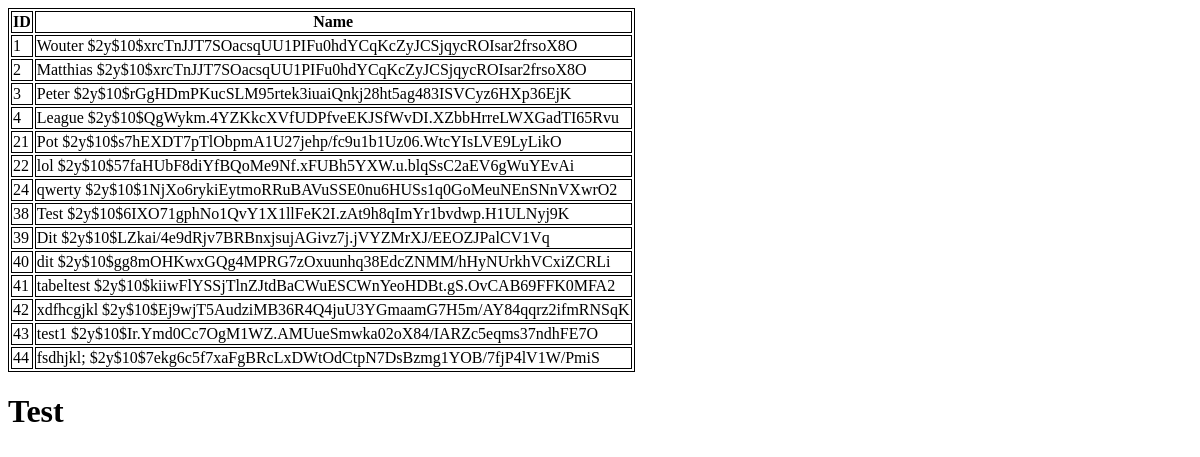
Page /test.php on the earlier database version.
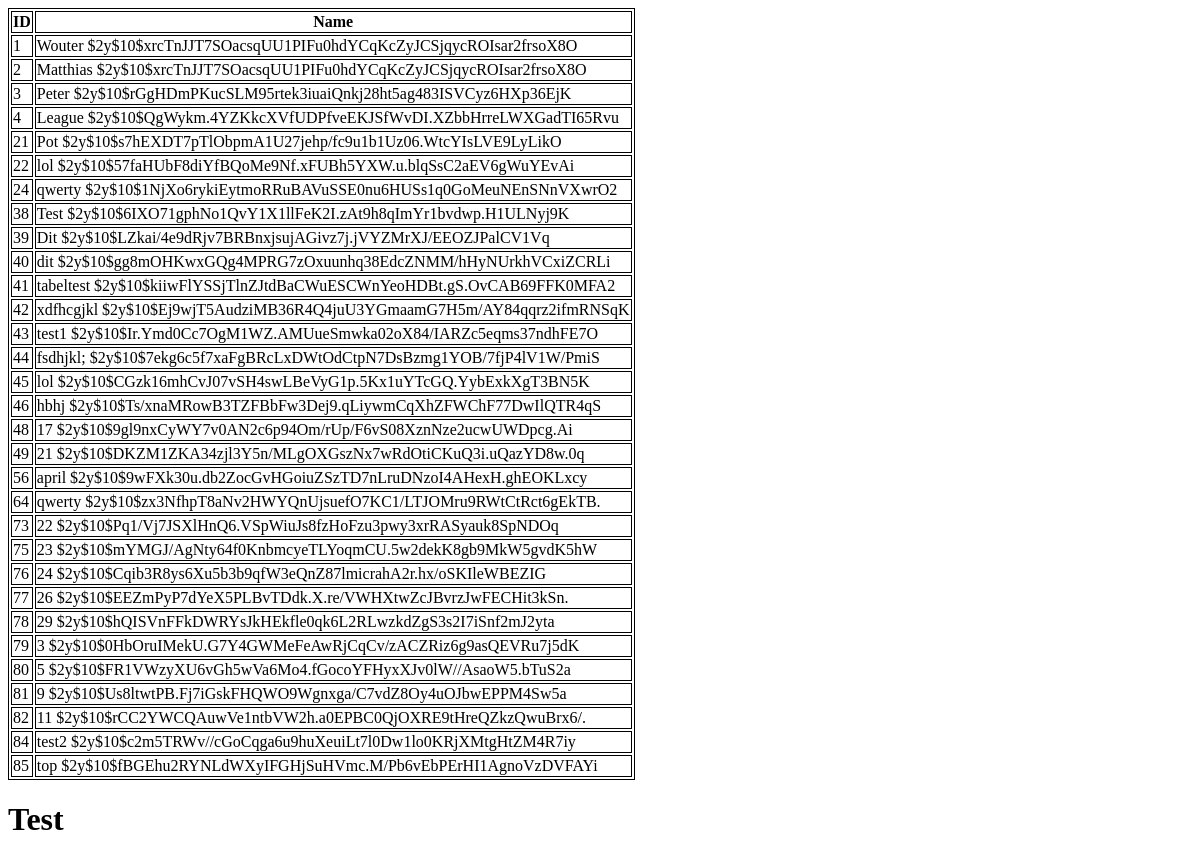
Same page on the later database version.
### tables this page shows
CREATE TABLE `gb_account` (
  `ID` int(11) NOT NULL,
  `Username` varchar(30) NOT NULL,
  `Password` varchar(255) NOT NULL,
  `Name` varchar(30) NOT NULL,
  `LastName` varchar(30) NOT NULL,
  `Bio` varchar(500) DEFAULT NULL
);

### test.php (the view, shortened to what this page needs)
<!DOCTYPE html>
<html>
<head>
</head>
<body>
<?php
$servername = "localhost";
$username = "root";
$password = "";
$dbname = "gamingbuddy";
$conn = new mysqli($servername, $username, $password, $dbname);
$sql = "SELECT ID, Name, Password FROM gb_account";
$result = $conn->query($sql);
if ($result->num_rows > 0) {
    echo "<table><tr><th>ID</th><th>Name</th></tr>";
    while($row = $result->fetch_assoc()) {
        echo "<tr><td>" . $row["ID"]. "</td><td>" . $row["Name"]. " " . $row["Password"]. "</td></tr>";
    }
    echo "</table>";
} else {
    echo "0 results";
}
?>
<h1>Test</h1>
<br>
</body>
</html>

### test.php (style rules this page uses)
table, th, td { border: 1px solid black; }

Differences in the rows shown:
added gb_account: ID "45", Name "lol", Password "$2y$10$CGzk16mhCvJ07vSH4swLBeVyG1p.5Kx1uYTcGQ.YybExkXgT3BN5K"
added gb_account: ID "46", Name "hbhj", Password "$2y$10$Ts/xnaMRowB3TZFBbFw3Dej9.qLiywmCqXhZFWChF77DwIlQTR4qS"
added gb_account: ID "48", Name "17", Password "$2y$10$9gl9nxCyWY7v0AN2c6p94Om/rUp/F6vS08XznNze2ucwUWDpcg.Ai"
added gb_account: ID "49", Name "21", Password "$2y$10$DKZM1ZKA34zjl3Y5n/MLgOXGszNx7wRdOtiCKuQ3i.uQazYD8w.0q"
added gb_account: ID "56", Name "april", Password "$2y$10$9wFXk30u.db2ZocGvHGoiuZSzTD7nLruDNzoI4AHexH.ghEOKLxcy"
added gb_account: ID "64", Name "qwerty", Password "$2y$10$zx3NfhpT8aNv2HWYQnUjsuefO7KC1/LTJOMru9RWtCtRct6gEkTB."
added gb_account: ID "73", Name "22", Password "$2y$10$Pq1/Vj7JSXlHnQ6.VSpWiuJs8fzHoFzu3pwy3xrRASyauk8SpNDOq"
added gb_account: ID "75", Name "23", Password "$2y$10$mYMGJ/AgNty64f0KnbmcyeTLYoqmCU.5w2dekK8gb9MkW5gvdK5hW"
added gb_account: ID "76", Name "24", Password "$2y$10$Cqib3R8ys6Xu5b3b9qfW3eQnZ87lmicrahA2r.hx/oSKIleWBEZIG"
added gb_account: ID "77", Name "26", Password "$2y$10$EEZmPyP7dYeX5PLBvTDdk.X.re/VWHXtwZcJBvrzJwFECHit3kSn."
added gb_account: ID "78", Name "29", Password "$2y$10$hQISVnFFkDWRYsJkHEkfle0qk6L2RLwzkdZgS3s2I7iSnf2mJ2yta"
added gb_account: ID "79", Name "3", Password "$2y$10$0HbOruIMekU.G7Y4GWMeFeAwRjCqCv/zACZRiz6g9asQEVRu7j5dK"
added gb_account: ID "80", Name "5", Password "$2y$10$FR1VWzyXU6vGh5wVa6Mo4.fGocoYFHyxXJv0lW//AsaoW5.bTuS2a"
added gb_account: ID "81", Name "9", Password "$2y$10$Us8ltwtPB.Fj7iGskFHQWO9Wgnxga/C7vdZ8Oy4uOJbwEPPM4Sw5a"
added gb_account: ID "82", Name "11", Password "$2y$10$rCC2YWCQAuwVe1ntbVW2h.a0EPBC0QjOXRE9tHreQZkzQwuBrx6/."
added gb_account: ID "84", Name "test2", Password "$2y$10$c2m5TRWv//cGoCqga6u9huXeuiLt7l0Dw1lo0KRjXMtgHtZM4R7iy"
added gb_account: ID "85", Name "top", Password "$2y$10$fBGEhu2RYNLdWXyIFGHjSuHVmc.M/Pb6vEbPErHI1AgnoVzDVFAYi"
